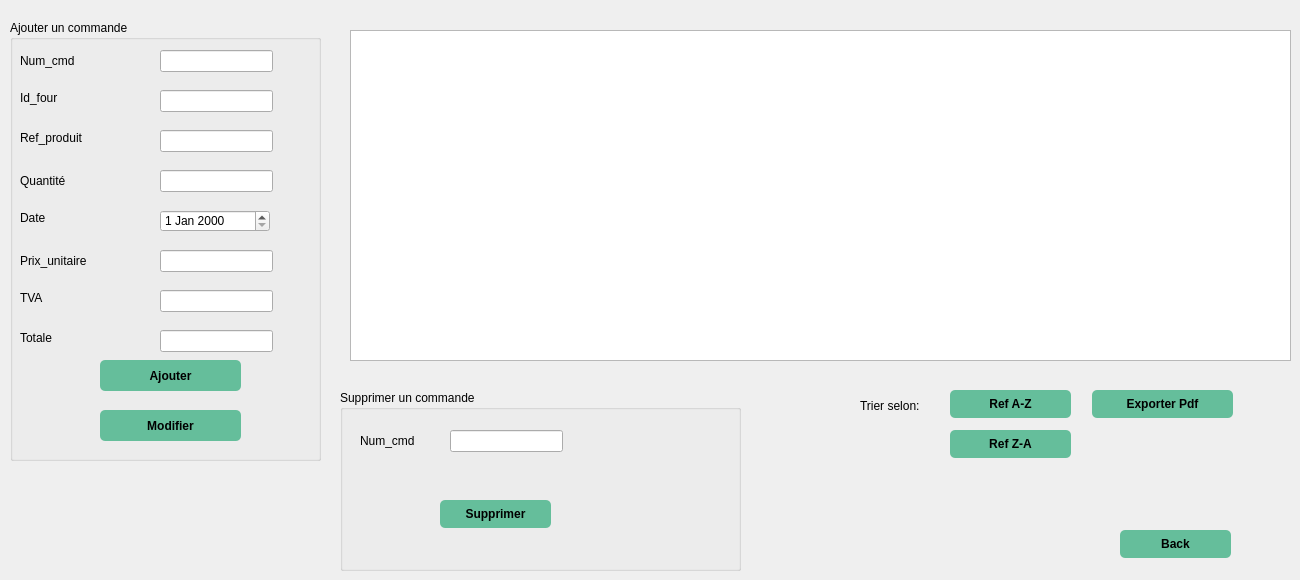
      <widget class="QWidget" name="tab_15">
       <attribute name="title">
        <string>Commande</string>
       </attribute>
       <widget class="QGroupBox" name="groupBox_15">
        <property name="geometry">
         <rect>
          <x>10</x>
          <y>20</y>
          <width>311</width>
          <height>441</height>
         </rect>
        </property>
        <property name="title">
         <string>Ajouter un commande</string>
        </property>
        <widget class="QLabel" name="label_75">
         <property name="geometry">
          <rect>
           <x>10</x>
           <y>30</y>
           <width>71</width>
           <height>21</height>
          </rect>
         </property>
         <property name="text">
          <string>Num_cmd</string>
         </property>
        </widget>
        <widget class="QLineEdit" name="lineEdit_num_cmd">
         <property name="geometry">
          <rect>
           <x>150</x>
           <y>30</y>
           <width>113</width>
           <height>22</height>
          </rect>
         </property>
        </widget>
        <widget class="QLabel" name="label_76">
         <property name="geometry">
          <rect>
           <x>10</x>
           <y>70</y>
           <width>71</width>
           <height>16</height>
          </rect>
         </property>
         <property name="text">
          <string>Id_four</string>
         </property>
        </widget>
        <widget class="QLabel" name="label_77">
         <property name="geometry">
          <rect>
           <x>10</x>
           <y>110</y>
           <width>71</width>
           <height>16</height>
          </rect>
         </property>
         <property name="text">
          <string>Ref_produit</string>
         </property>
        </widget>
        <widget class="QLineEdit" name="lineEdit_ref">
         <property name="geometry">
          <rect>
           <x>150</x>
           <y>110</y>
           <width>113</width>
           <height>22</height>
          </rect>
         </property>
        </widget>
        <widget class="QLabel" name="label_78">
         <property name="geometry">
          <rect>
           <x>10</x>
           <y>150</y>
           <width>61</width>
           <height>21</height>
          </rect>
         </property>
         <property name="text">
          <string>Quantité</string>
         </property>
        </widget>
        <widget class="QLabel" name="label_79">
         <property name="geometry">
          <rect>
           <x>10</x>
           <y>190</y>
           <width>61</width>
           <height>16</height>
          </rect>
         </property>
         <property name="text">
          <string>Date</string>
         </property>
        </widget>
        <widget class="QDateEdit" name="dateEdit">
         <property name="geometry">
          <rect>
           <x>150</x>
           <y>190</y>
           <width>110</width>
           <height>22</height>
          </rect>
         </property>
        </widget>
        <widget class="QLabel" name="label_80">
         <property name="geometry">
          <rect>
           <x>10</x>
           <y>230</y>
           <width>71</width>
           <height>21</height>
          </rect>
         </property>
         <property name="text">
          <string>Prix_unitaire</string>
         </property>
        </widget>
        <widget class="QLineEdit" name="lineEdit_prix">
         <property name="geometry">
          <rect>
           <x>150</x>
           <y>230</y>
           <width>113</width>
           <height>22</height>
          </rect>
         </property>
        </widget>
        <widget class="QLabel" name="label_81">
         <property name="geometry">
          <rect>
           <x>10</x>
           <y>270</y>
           <width>55</width>
           <height>16</height>
          </rect>
         </property>
         <property name="text">
          <string>TVA</string>
         </property>
        </widget>
        <widget class="QLineEdit" name="lineEdit_tva">
         <property name="geometry">
          <rect>
           <x>150</x>
           <y>270</y>
           <width>113</width>
           <height>22</height>
          </rect>
         </property>
        </widget>
        <widget class="QLabel" name="label_82">
         <property name="geometry">
          <rect>
           <x>10</x>
           <y>310</y>
           <width>55</width>
           <height>16</height>
          </rect>
         </property>
         <property name="text">
          <string>Totale</string>
         </property>
        </widget>
        <widget class="QLineEdit" name="lineEdit_totale">
         <property name="geometry">
          <rect>
           <x>150</x>
           <y>310</y>
           <width>113</width>
           <height>22</height>
          </rect>
         </property>
        </widget>
        <widget class="QPushButton" name="pushButton_17">
         <property name="geometry">
          <rect>
           <x>90</x>
           <y>340</y>
           <width>141</width>
           <height>31</height>
          </rect>
         </property>
         <property name="styleSheet">
          <string notr="true">QPushButton {
padding: 5px;
border-radius: 5px;
background-color:rgb(101, 190, 155);
font-weight: bold;
}
QPushButton:hover
{
color :white;
}</string>
         </property>
         <property name="text">
          <string>Ajouter</string>
         </property>
        </widget>
        <widget class="QLineEdit" name="lineEdit_idfour">
         <property name="geometry">
          <rect>
           <x>150</x>
           <y>70</y>
           <width>113</width>
           <height>22</height>
          </rect>
         </property>
        </widget>
        <widget class="QPushButton" name="pushButton_18">
         <property name="geometry">
          <rect>
           <x>90</x>
           <y>390</y>
           <width>141</width>
           <height>31</height>
          </rect>
         </property>
         <property name="styleSheet">
          <string notr="true">QPushButton {
padding: 5px;
border-radius: 5px;
background-color:rgb(101, 190, 155);
font-weight: bold;
}
QPushButton:hover
{
color :white;
}</string>
         </property>
         <property name="text">
          <string>Modifier</string>
         </property>
        </widget>
        <widget class="QLineEdit" name="lineEdit_quantite">
         <property name="geometry">
          <rect>
           <x>150</x>
           <y>150</y>
           <width>113</width>
           <height>22</height>
          </rect>
         </property>
        </widget>
       </widget>
       <widget class="QLabel" name="label_83">
        <property name="geometry">
         <rect>
          <x>860</x>
          <y>390</y>
          <width>81</width>
          <height>31</height>
         </rect>
        </property>
        <property name="styleSheet">
         <string notr="true">font: 10pt &quot;MS Shell Dlg 2&quot;;</string>
        </property>
        <property name="text">
         <string>Trier selon:</string>
        </property>
       </widget>
       <widget class="QGroupBox" name="groupBox_16">
        <property name="geometry">
         <rect>
          <x>340</x>
          <y>390</y>
          <width>401</width>
          <height>181</height>
         </rect>
        </property>
        <property name="title">
         <string>Supprimer un commande</string>
        </property>
        <widget class="QLabel" name="label_84">
         <property name="geometry">
          <rect>
           <x>20</x>
           <y>40</y>
           <width>81</width>
           <height>21</height>
          </rect>
         </property>
         <property name="text">
          <string>Num_cmd</string>
         </property>
        </widget>
        <widget class="QPushButton" name="pushButton_19">
         <property name="geometry">
          <rect>
           <x>100</x>
           <y>110</y>
           <width>111</width>
           <height>28</height>
          </rect>
         </property>
         <property name="styleSheet">
          <string notr="true">QPushButton {
padding: 5px;
border-radius: 5px;
background-color:rgb(101, 190, 155);
font-weight: bold;
}
QPushButton:hover
{
color :white;
}</string>
         </property>
         <property name="text">
          <string>Supprimer</string>
         </property>
        </widget>
        <widget class="QLineEdit" name="lineEdit_2">
         <property name="geometry">
          <rect>
           <x>110</x>
           <y>40</y>
           <width>113</width>
           <height>22</height>
          </rect>
         </property>
        </widget>
       </widget>
       <widget class="QPushButton" name="pushButton_20">
        <property name="geometry">
         <rect>
          <x>1120</x>
          <y>530</y>
          <width>111</width>
          <height>28</height>
         </rect>
        </property>
        <property name="styleSheet">
         <string notr="true">QPushButton {
padding: 5px;
border-radius: 5px;
background-color:rgb(101, 190, 155);
font-weight: bold;
}
QPushButton:hover
{
color :white;
}</string>
        </property>
        <property name="text">
         <string>Back</string>
        </property>
       </widget>
       <widget class="QPushButton" name="pushButton_21">
        <property name="geometry">
         <rect>
          <x>1092</x>
          <y>390</y>
          <width>141</width>
          <height>28</height>
         </rect>
        </property>
        <property name="styleSheet">
         <string notr="true">QPushButton {
padding: 5px;
border-radius: 5px;
background-color:rgb(101, 190, 155);
font-weight: bold;
}
QPushButton:hover
{
color :white;
}</string>
        </property>
        <property name="text">
         <string>Exporter Pdf</string>
        </property>
       </widget>
       <widget class="QTableView" name="tableView_5">
        <property name="geometry">
         <rect>
          <x>350</x>
          <y>30</y>
          <width>941</width>
          <height>331</height>
         </rect>
        </property>
       </widget>
       <widget class="QPushButton" name="pushButton_22">
        <property name="geometry">
         <rect>
          <x>950</x>
          <y>390</y>
          <width>121</width>
          <height>28</height>
         </rect>
        </property>
        <property name="styleSheet">
         <string notr="true">QPushButton {
padding: 5px;
border-radius: 5px;
background-color:rgb(101, 190, 155);
font-weight: bold;
}
QPushButton:hover
{
color :white;
}</string>
        </property>
        <property name="text">
         <string>Ref A-Z</string>
        </property>
       </widget>
       <widget class="QPushButton" name="pushButton_23">
        <property name="geometry">
         <rect>
          <x>950</x>
          <y>430</y>
          <width>121</width>
          <height>28</height>
         </rect>
        </property>
        <property name="styleSheet">
         <string notr="true">QPushButton {
padding: 5px;
border-radius: 5px;
background-color:rgb(101, 190, 155);
font-weight: bold;
}
QPushButton:hover
{
color :white;
}</string>
        </property>
        <property name="text">
         <string>Ref Z-A</string>
        </property>
       </widget>
      </widget>
